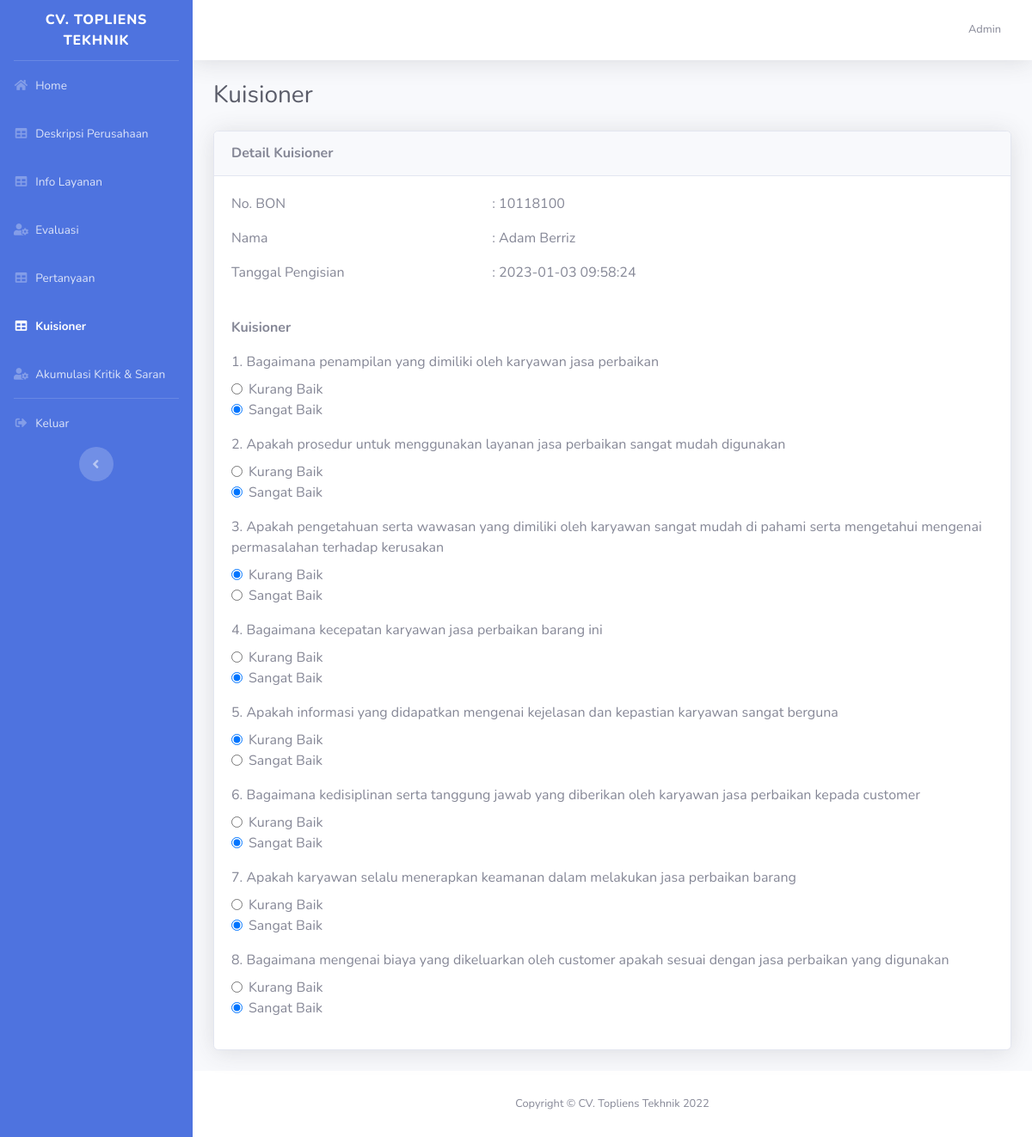
/dashboard/index.php?halaman=detail-kuisioner&id=12 (signed in), run on an earlier commit of the app's database.
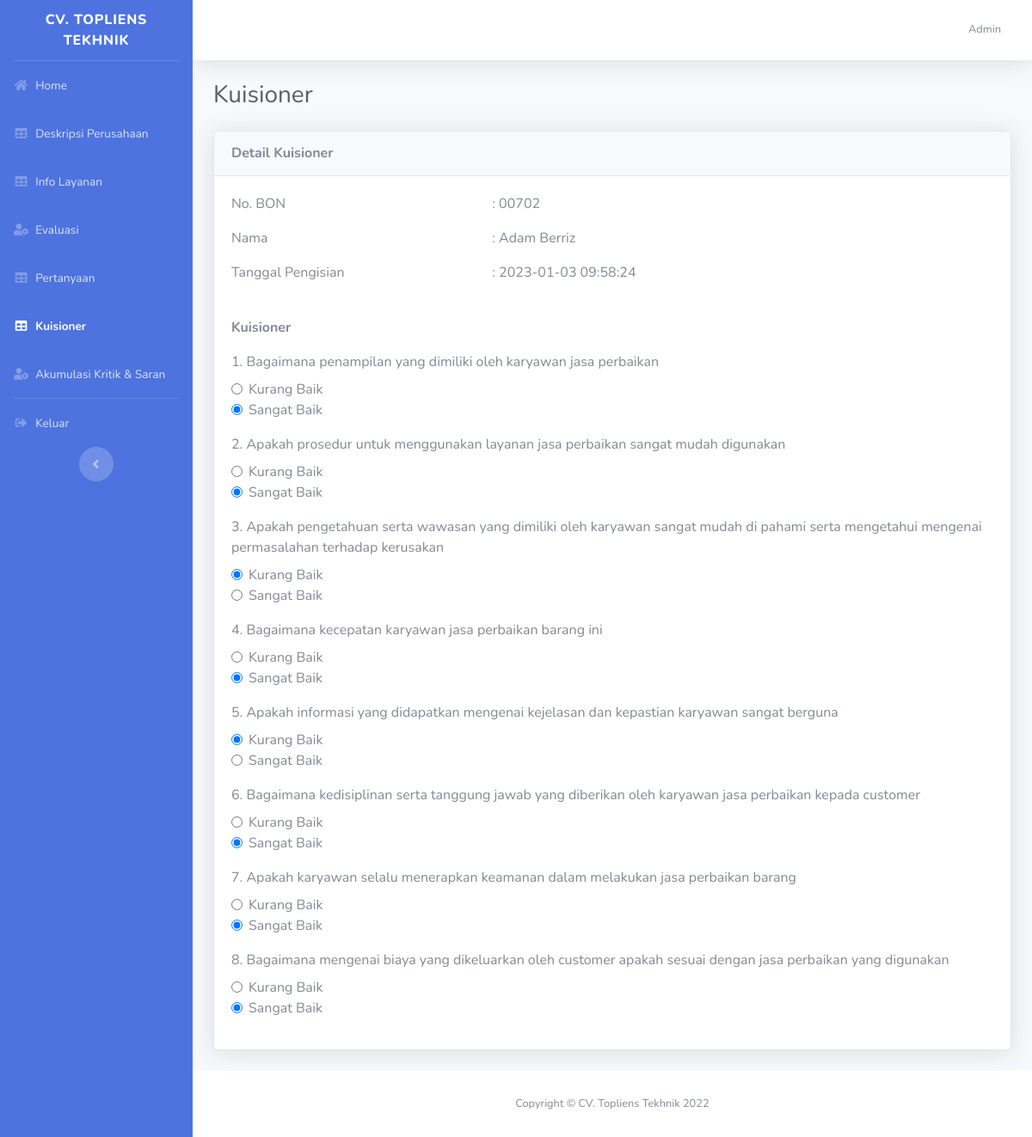
And on a later commit of the database.
### tables this page shows
CREATE TABLE `tbl_kuisioner` (
  `id_kuisioner` int(11) NOT NULL,
  `username` varchar(16) NOT NULL,
  `tanggal` datetime NOT NULL
);

CREATE TABLE `tbl_user` (
  `id` int(11) NOT NULL,
  `nama` varchar(50) NOT NULL,
  `username` varchar(16) NOT NULL,
  `password` varchar(255) NOT NULL,
  `no_handphone` varchar(16) NOT NULL,
  `role` enum('customer','admin') NOT NULL
);

### dashboard/detail_kuisioner.php (the view, shortened to what this page needs)
<?php
$query = mysqli_query($koneksi, "SELECT*FROM tbl_kuisioner tk JOIN tbl_user tu ON tk.username = tu.username WHERE tk.id_kuisioner = '$_GET[id]'");
$res = mysqli_fetch_assoc($query);
?>
<h1 class="h3 mb-4 text-gray-800">Kuisioner</h1>
<div class="card shadow mb-4">
    <div class="card-header py-3 d-flex align-items-center justify-content-between">
        <h6 class="m-0 font-weight-bold">Detail Kuisioner</h6>
    </div>
    <form action="./proses/proses_kritik_dan_saran.php?aksi=tambah" method="POST">
        <div class="card-body">
            <div class="row">
                <div class="col-sm-4">
                    <p>No. BON</p>
                    <p>Nama</p>
                    <p>Tanggal Pengisian</p>
                </div>
                <div class="col-sm-4">
                    <p>: <?= $res['username'] ?></p>
                    <p>: <?= $res['nama'] ?></p>
                    <p>: <?= $res['tanggal'] ?></p>
                </div>
            </div>
            <br>
            <p><b>Kuisioner</b></p>
            <?php
            $no = 1;
            $query = mysqli_query($koneksi, "SELECT*FROM tbl_pertanyaan");
            while ($data = mysqli_fetch_assoc($query)) {
                $query_jawaban = mysqli_query($koneksi, "SELECT*FROM tbl_jawaban tj JOIN tbl_pertanyaan tp ON tj.id_pertanyaan = tp.id_pertanyaan WHERE tj.id_kuisioner='$_GET[id]' AND tj.id_pertanyaan='$data[id_pertanyaan]' ");
                $data_jawaban = mysqli_fetch_assoc($query_jawaban);
            ?>
                <div class="form-group">
                    <label for="" class="form-label"><?= $no . '. ' . $data['pertanyaan'] ?></label>
                    <div class="form-check">
                        <input class="form-check-input" type="radio" name="jawaban[<?= $no - 1 ?>]" id="jawaban_kb<?= $no ?>" value="KB" required <?= $data_jawaban['jawaban'] == 'KB' ? 'checked' : '' ?>>
                        <label class="form-check-label" for="jawaban_kb<?= $no ?>">
                            Kurang Baik
                        </label>
                    </div>
                    <div class="form-check">
                        <input class="form-check-input" type="radio" name="jawaban[<?= $no - 1 ?>]" id="jawaban_sb<?= $no ?>" value="SB" required <?= $data_jawaban['jawaban'] == 'SB' ? 'checked' : '' ?>>
                        <label class="form-check-label" for="jawaban_sb<?= $no ?>">
                            Sangat Baik
                        </label>
                    </div>
                </div>
            <?php
                $no++;
            }
            ?>
        </div>
    </form>
</div>

What changed in the data, as far as the page shows it:
changed tbl_kuisioner "Adam Berriz": tbl_user.username "10118100" → "00702"
